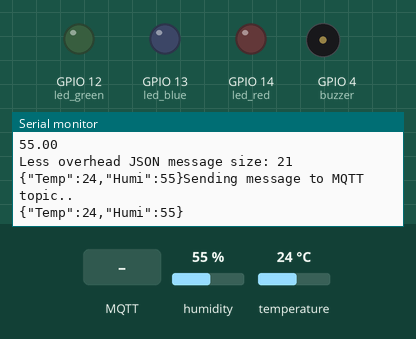
Simulated run of this sketch. Board: ESP8266 (NodeMCU). Shown: output pins drawn as LEDs (lit = HIGH), buzzer (waves = sounding, pin HIGH), the last lines printed to the serial monitor. The inputs (shaded band) are chosen by the test bench; at power-on: humidity 55 %, temperature 24 °C. WiFi joins after 1.5 s; servers stay silent unless stated; no MQTT or app messages arrive unless stated.

Above: at 2.8 s.
2.9 s: MQTT message "1" arrives on the first subscribed topic
At 5.4 s:
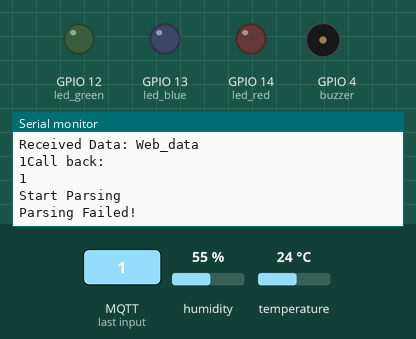
6.1 s: MQTT message "on" arrives on the first subscribed topic
At 9.5 s:
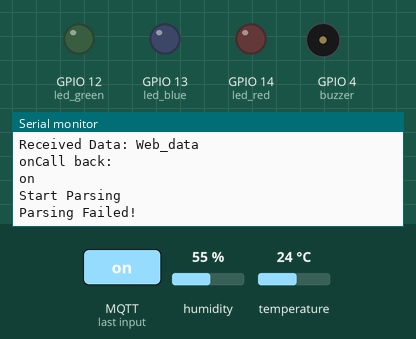
10.2 s: MQTT message "0" arrives on the first subscribed topic
At 13.6 s:
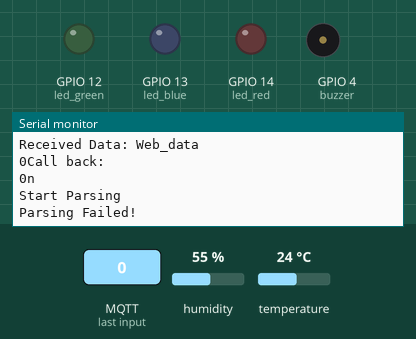
Timing chart, 0 to 15.1 s (numbered marks = the images above; inputs shaded):
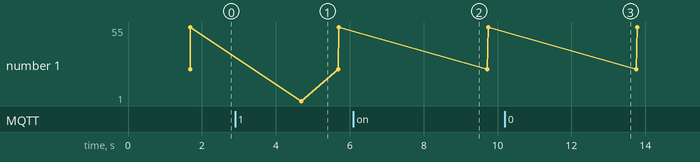

Measured:
- after the input at 2.9 s, the serial monitor: prints a new line after 1.8 s (image 1)
- after the input at 6.1 s, the serial monitor: prints a new line after 2.6 s (image 2)
- after the input at 10.2 s, the serial monitor: prints a new line after 2.6 s (image 3)

The sketch:

Connect_test.ino
```cpp
#include <DHT.h>
#include "ArduinoJson.h"
#include <ESP8266WiFi.h>
#include <PubSubClient.h>


/* Code zu dem Video https://youtu.be/5tG3JXFYrUo von Ali Panjaitan
*/
const char* ssid="Asura";
const char* pass="abcdefgh";
const char* brokerUser = "Asura";
const char* brokerPass = "Tholamtho123456";
const char* broker = "broker.hivemq.com";
const char* outTopic ="ESP_data";
const char* inTopic ="Web_data";
#define DHTPIN 2 // Pin D4
#define DHTTYPE DHT11
DHT dht(DHTPIN, DHTTYPE);
float t,h;
int led_red = 14; //Pin D5
int led_green = 12; //Pin D6
int led_blue = 13; //Pin D7
int buzzer = 4; // Pin D2
WiFiClient espClient;
PubSubClient client(espClient);
long currentTime, lastTime;
int count = 0;
char txt[3000];
String line;
char messages[100];


void setupWifi(){
  delay(100);
  Serial.print("\nConnecting to");
  Serial.println(ssid);

  WiFi.begin(ssid, pass);

  while(WiFi.status() != WL_CONNECTED) {
    delay(100);
    Serial.print("-");
  }

  Serial.print("\nConnected to ");
  Serial.println(ssid);
}

void reconnect(){
  while(!client.connected()){
    Serial.print("\nConncting to ");
    Serial.println(broker);
    if(client.connect("espnext01", brokerUser, brokerPass)){
      Serial.print("\nConnected to ");
      Serial.println(broker);
      client.subscribe(inTopic);
    } else {
      Serial.println("\n Trying to reconnect");
      delay(5000);
    }
  }
}
//// Call back from MQTT Server
void callback(char* topic, byte* payload, unsigned int length){
  Serial.print("Received Data: ");
  Serial.println(topic);
  for(int i=0; i<length; i++){
    Serial.print((char) payload[i]);
    txt[i] = payload[i];
  }
  line = length;
  Serial.println("Call back:");
  Serial.println(txt);
  JsonParse();

}

void setup() {
    // put your setup code here, to run once:
    Serial.begin(115200);
    pinMode(led_red, OUTPUT);
    pinMode(led_green, OUTPUT);
    pinMode(led_blue, OUTPUT);
    pinMode(buzzer, OUTPUT);
    setupWifi();
    client.setServer(broker, 1883);
    client.setCallback(callback);
}

void loop() {
    // put your main code here, to run repeatedly:
    if (!client.connected()){
      reconnect();
    }
  client.loop();
  sendSensor();

  delay(3000);
}


void JsonParse(){
    Serial.println("Start Parsing");
    StaticJsonBuffer<2000> JsonTXT;
    JsonObject& parsed = JsonTXT.parseObject(txt);
    if(!parsed.success()){
      Serial.println("Parsing Failed!");
      delay(1000);
      }
     int red = parsed["RED"];
     int green = parsed["GREEN"];
     int blue = parsed["BLUE"];
     int value = parsed["BUZZER"];
     Serial.println("Buzzer Value:");
     Serial.print(value);
     digitalWrite(led_red, red);
     digitalWrite(led_green, green);
     digitalWrite(led_blue, blue);
     if(value >= 60){
     digitalWrite(buzzer, HIGH);
     }
     if(value < 60){
      digitalWrite(buzzer, LOW);
      }
}
void sendSensor()
{
  h = dht.readHumidity();
  t = dht.readTemperature(); // or dht.readTemperature(true) for Fahrenheit

  if (isnan(h) || isnan(t)) {
    Serial.println("Failed to read from DHT sensor!");
    return;
      delay(3000);
  }

  Serial.println(t);
  Serial.println(h);
  EncodeJson();
  currentTime = millis();
  if(currentTime - lastTime > 2000){
    Serial.print("Sending Messages: ");
    Serial.println(messages);
    client.publish(outTopic, messages);
    lastTime = millis();
  }

}
void EncodeJson(){
  StaticJsonBuffer<300> JSONbuffer;
  JsonObject& JSONencoder = JSONbuffer.createObject();
  JSONencoder["Temp"] = t;
  JSONencoder["Humi"] = h;
  int lenghtSimple = JSONencoder.measureLength();
  Serial.print("Less overhead JSON message size: ");
  Serial.println(lenghtSimple);
  JSONencoder.printTo(Serial);
  JSONencoder.printTo(messages, sizeof(messages));
  Serial.println("Sending message to MQTT topic..");
  Serial.println(messages);

  }
```
